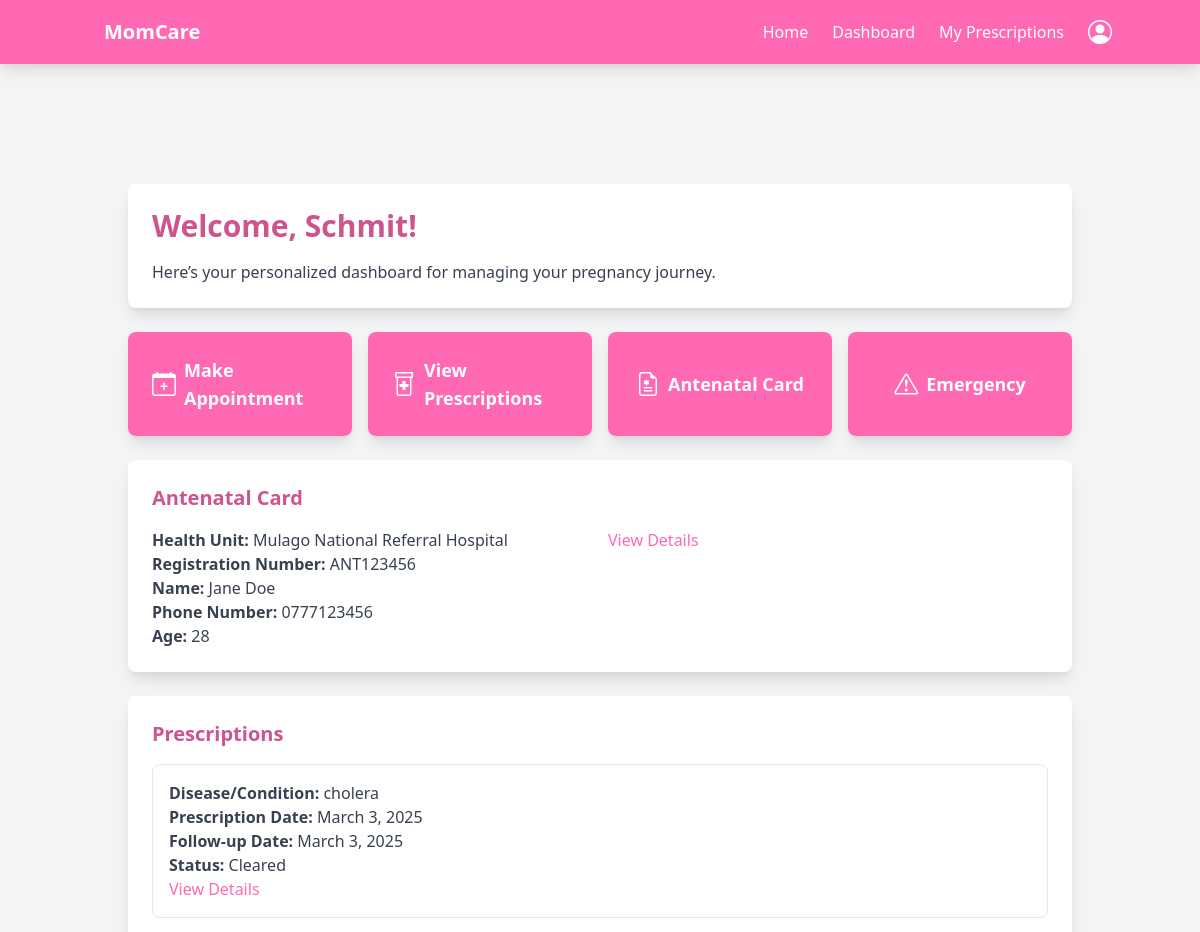
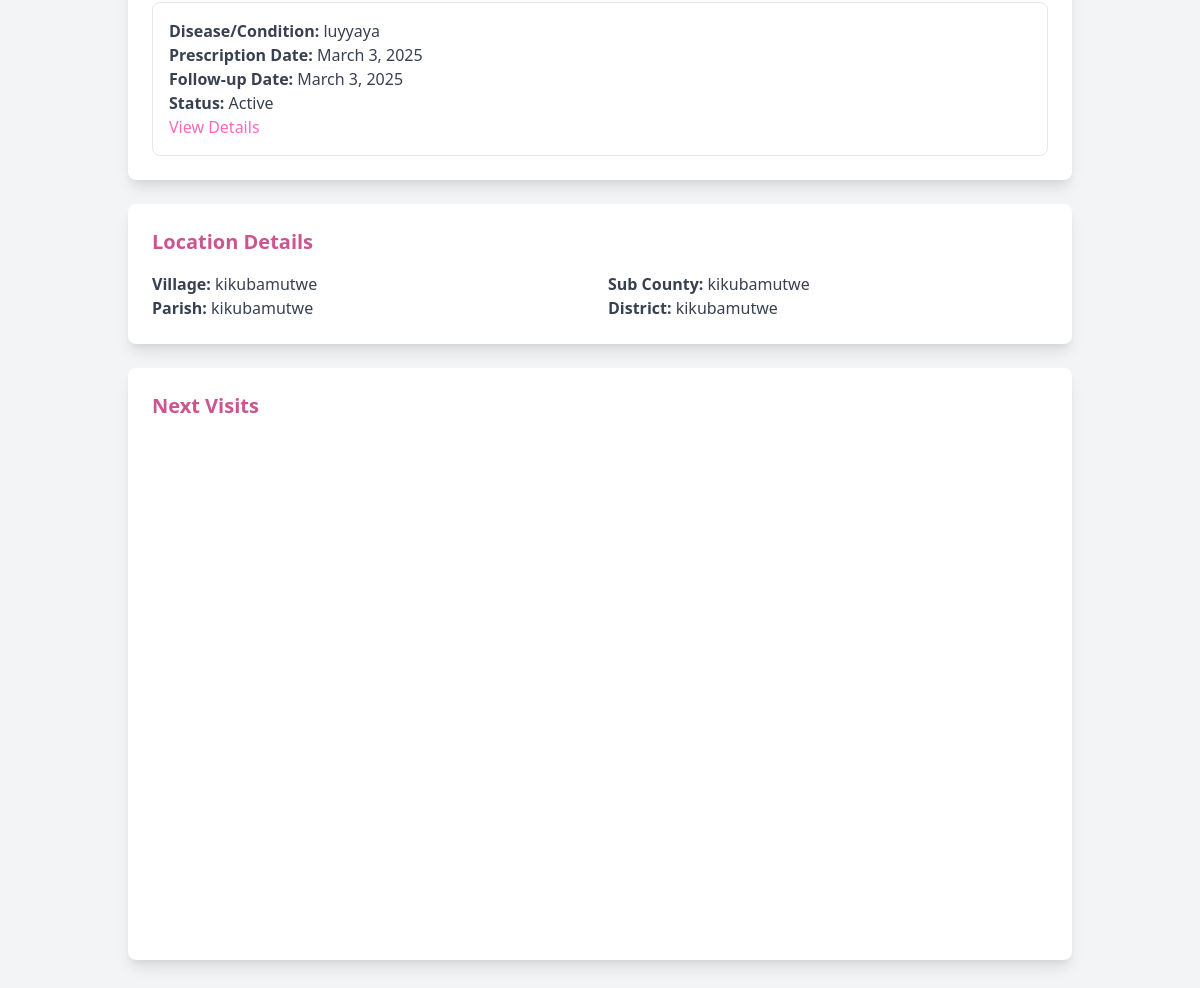
Screenshot of /patient_dashboard/ (signed in) with the database file from the repository (2 pictures, top to bottom).
### accounts/models.py (models this page shows, shortened)
class Patient(models.Model):
    user = models.OneToOneField(User, on_delete=models.CASCADE, related_name="patient_profile")
    age = models.IntegerField(null=True, blank=True)
    home_address = models.TextField(null=True, blank=True)
    number_of_children = models.IntegerField(null=True, blank=True)
    date_of_last_period = models.DateField(null=True, blank=True)
    occupation = models.CharField(max_length=255, null=True, blank=True)
    gestational_age = models.IntegerField(null=True, blank=True)  # Weeks of pregnancy
    expected_due_date = models.DateField(null=True, blank=True)
    type_of_pregnancy = models.CharField(max_length=20, choices=[('Single', 'Single'), ('Twins', 'Twins'), ('Multiples', 'Multiples')], null=True, blank=True)
    previous_pregnancies = models.IntegerField(null=True, blank=True)
    delivery_history = models.TextField(null=True, blank=True)
    high_risk_factors = models.TextField(null=True, blank=True)
    fetal_health = models.TextField(null=True, blank=True)
    pre_existing_conditions = models.TextField(null=True, blank=True)
    previous_surgeries = models.TextField(null=True, blank=True)
    current_medications = models.TextField(null=True, blank=True)
    allergies = models.TextField(null=True, blank=True)
    blood_type = models.CharField(max_length=5, null=True, blank=True)
    family_medical_history = models.TextField(null=True, blank=True)
    diet_preferences = models.TextField(null=True, blank=True)
    exercise_level = models.TextField(null=True, blank=True)
    smoking_alcohol_drug_use = models.TextField(null=True, blank=True)
    mental_health_status = models.TextField(null=True, blank=True)

class User(AbstractBaseUser, PermissionsMixin):
    username = models.CharField(max_length=150, unique=True)
    first_name = models.CharField(max_length=150)
    last_name = models.CharField(max_length=150)
    email = models.EmailField(unique=True)
    date_of_birth = models.DateField(null=True, blank=True)
    nin = models.CharField(max_length=20, unique=True, null=True, blank=True)
    marital_status = models.CharField(
        max_length=20,
        choices=[('Single', 'Single'), ('Married', 'Married')],
        null=True, blank=True
    )
    contact = models.CharField(max_length=15, null=True, blank=True)
    health_insurance_details = models.TextField(null=True, blank=True)
    government_scheme_eligibility = models.TextField(null=True, blank=True)
    is_doctor = models.BooleanField(default=False)
    is_patient = models.BooleanField(default=False)
    is_hospital = models.BooleanField(default=False)
    is_active = models.BooleanField(default=True)
    is_staff = models.BooleanField(default=False)
    created_at = models.DateTimeField(default=timezone.now)
    updated_at = models.DateTimeField(auto_now=True)
    objects = CustomUserManager()
    USERNAME_FIELD = 'username'
    REQUIRED_FIELDS = ['first_name', 'last_name', 'email']

class Location(models.Model):
    user = models.OneToOneField(User, on_delete=models.CASCADE, related_name="location")
    village = models.CharField(max_length=255, null=True, blank=True)
    parish = models.CharField(max_length=255, null=True, blank=True)
    sub_county = models.CharField(max_length=255, null=True, blank=True)
    district = models.CharField(max_length=255, null=True, blank=True)
    address = models.TextField(null=True, blank=True)  # Generic address field

### antenental/models.py (models this page shows, shortened)
class AntenatalCard(models.Model):
    user = models.ForeignKey(User, on_delete=models.CASCADE)  # Links to the registered patient
    health_unit = models.CharField(max_length=255)  # Health facility name
    reg_no = models.CharField(max_length=100, unique=True)  # Unique registration number
    name = models.CharField(max_length=255)  # Patient's full name
    nin = models.CharField(max_length=20, unique=True, null=True, blank=True)  # National ID Number
    phone_no = models.CharField(max_length=15)
    age = models.IntegerField()
    village = models.CharField(max_length=255)
    parish = models.CharField(max_length=255)
    sub_county = models.CharField(max_length=255)
    district = models.CharField(max_length=255)
    occupation = models.CharField(max_length=255)
    religion = models.CharField(max_length=100, null=True, blank=True)
    education_level = models.CharField(max_length=100, null=True, blank=True)
    tribe = models.CharField(max_length=100, null=True, blank=True)
    marital_status = models.CharField(
        max_length=20, choices=[('Single', 'Single'), ('Married', 'Married')]
    )
    next_of_kin_name = models.CharField(max_length=255)
    next_of_kin_phone = models.CharField(max_length=15)
    next_of_kin_relationship = models.CharField(max_length=100)
    next_of_kin_address = models.TextField()
    gravida = models.IntegerField()  # Number of pregnancies
    para = models.IntegerField()  # Number of deliveries after 28 weeks
    abortions = models.IntegerField()  # Number of pregnancy losses before 28 weeks
    presenting_complaints = models.TextField(null=True, blank=True)
    first_day_of_lnmp = models.DateField()  # Last Normal Menstrual Period
    edd = models.DateField()  # Estimated Due Date
    weeks_of_amenorrhea = models.IntegerField()  # Number of weeks since last period
    complications_of_pregnancy = models.TextField(null=True, blank=True)
    hospitalization = models.BooleanField(default=False)
    hospitalization_reason = models.TextField(null=True, blank=True)
    next_visit = models.DateTimeField(null=True, blank=True)  # Date and time of the next visit
    created_at = models.DateTimeField(auto_now_add=True)
    updated_at = models.DateTimeField(auto_now=True)

class Prescription(models.Model):
    patient = models.ForeignKey(User, related_name='prescriptions', on_delete=models.CASCADE)  # Links to the registered patient
    doctor = models.ForeignKey(User, related_name='prescribed_by', on_delete=models.CASCADE)  # Links to the doctor who prescribed
    disease_condition = models.CharField(max_length=255)  # Disease or condition the patient is being treated for
    prescription_date = models.DateField(default=now)  # Date the prescription was made
    follow_up_date = models.DateField()  # Latest date when the patient should have this checked
    extra_information = models.TextField(null=True, blank=True)  # Any additional information about the prescription
    cleared = models.BooleanField(default=False)  # Whether the prescription has been cleared or not
    cleared_date = models.DateTimeField(null=True, blank=True)  # Date when the prescription was cleared
    created_at = models.DateTimeField(auto_now_add=True)
    updated_at = models.DateTimeField(auto_now=True)

### accounts/views.py (the view)
# urls.py: path('patient_dashboard/', patient_dashboard, name='patient_dashboard'),
@login_required
@patient
def patient_dashboard(request):
    user = request.user
    patient = Patient.objects.filter(user=user).first()
    location = Location.objects.filter(user=user).first()
    antenatal_card = AntenatalCard.objects.filter(user=user).first()
    prescriptions = Prescription.objects.filter(patient=user).order_by('-prescription_date')
    next_visits = []
    if antenatal_card and antenatal_card.next_visit:
        next_visits.append({
            'title': antenatal_card.name,
            'start': antenatal_card.next_visit.isoformat(),
            'allDay': True,
        })
    context = {
    'patient': patient,
    'location': location,
    'antenatal_card': antenatal_card,
    'prescriptions': prescriptions,
    'next_visits': json.dumps(next_visits, cls=DjangoJSONEncoder),  # Serialize to JSON
}
    return render(request, 'dashboards/patient_dashboard.html', context)

### templates/dashboards/patient_dashboard.html (shortened to what this page needs)
{% extends 'base.html' %}
{% load static %}
{% block content %}
<main class="mt-16 sm:mt-20 min-h-screen p-4 sm:p-6 bg-gray-100">
    <div class="container mx-auto">
        <div class="bg-white p-6 rounded-lg shadow-lg mb-6">
            <h2 class="text-2xl sm:text-3xl font-bold text-hotpink-dark mb-4">Welcome, {{ patient.user.first_name }}!</h2>
            <p class="text-gray-700">Here’s your personalized dashboard for managing your pregnancy journey.</p>
        </div>
        <div class="grid grid-cols-1 sm:grid-cols-2 lg:grid-cols-4 gap-4 mb-6">
            <a href="#" class="bg-hotpink text-white p-6 rounded-lg shadow-lg hover:bg-hotpink-light transition duration-300 flex items-center justify-center">
                <i class="bi bi-calendar-plus text-2xl mr-2"></i>
                <span class="text-lg font-semibold">Make Appointment</span>
            </a>
            <a href="#prescriptions" class="bg-hotpink text-white p-6 rounded-lg shadow-lg hover:bg-hotpink-light transition duration-300 flex items-center justify-center">
                <i class="bi bi-prescription2 text-2xl mr-2"></i>
                <span class="text-lg font-semibold">View Prescriptions</span>
            </a>
            <a href="#antenatal-card" class="bg-hotpink text-white p-6 rounded-lg shadow-lg hover:bg-hotpink-light transition duration-300 flex items-center justify-center">
                <i class="bi bi-file-earmark-medical text-2xl mr-2"></i>
                <span class="text-lg font-semibold">Antenatal Card</span>
            </a>
            <a href="#" class="bg-hotpink text-white p-6 rounded-lg shadow-lg hover:bg-hotpink-light transition duration-300 flex items-center justify-center">
                <i class="bi bi-exclamation-triangle text-2xl mr-2"></i>
                <span class="text-lg font-semibold">Emergency</span>
            </a>
        </div>
        <div id="antenatal-card" class="bg-white p-6 rounded-lg shadow-lg mb-6">
            <h3 class="text-xl font-semibold text-hotpink-dark mb-4">Antenatal Card</h3>
            {% if antenatal_card %}
                <div class="grid grid-cols-1 sm:grid-cols-2 gap-4">
                    <div>
                        <p class="text-gray-700"><strong>Health Unit:</strong> {{ antenatal_card.health_unit }}</p>
                        <p class="text-gray-700"><strong>Registration Number:</strong> {{ antenatal_card.reg_no }}</p>
                        <p class="text-gray-700"><strong>Name:</strong> {{ antenatal_card.name }}</p>
                        <p class="text-gray-700"><strong>Phone Number:</strong> {{ antenatal_card.phone_no }}</p>
                        <p class="text-gray-700"><strong>Age:</strong> {{ antenatal_card.age }}</p>
                    </div>
                    <div>
                        <a href="{% url 'antenatal_card_details' antenatal_card.id %}" class="text-hotpink hover:text-hotpink-light">View Details</a>
                    </div>
                </div>
            {% else %}
                <p class="text-gray-700">No antenatal card found. Please contact your healthcare provider.</p>
            {% endif %}
        </div>
        <div id="prescriptions" class="bg-white p-6 rounded-lg shadow-lg mb-6">
            <h3 class="text-xl font-semibold text-hotpink-dark mb-4">Prescriptions</h3>
            {% if prescriptions %}
                <div class="space-y-4">
                    {% for prescription in prescriptions %}
                        <div class="p-4 border border-gray-200 rounded-lg">
                            <p class="text-gray-700"><strong>Disease/Condition:</strong> {{ prescription.disease_condition }}</p>
                            <p class="text-gray-700"><strong>Prescription Date:</strong> {{ prescription.prescription_date }}</p>
                            <p class="text-gray-700"><strong>Follow-up Date:</strong> {{ prescription.follow_up_date }}</p>
                            <p class="text-gray-700"><strong>Status:</strong> {% if prescription.cleared %}Cleared{% else %}Active{% endif %}</p>
                            <a href="{% url 'prescription_details' prescription.id %}" class="text-hotpink hover:text-hotpink-light">View Details</a>
                        </div>
                    {% endfor %}
                </div>
            {% else %}
                <p class="text-gray-700">No prescriptions found.</p>
            {% endif %}
        </div>
        <div class="bg-white p-6 rounded-lg shadow-lg mb-6">
            <h3 class="text-xl font-semibold text-hotpink-dark mb-4">Location Details</h3>
            {% if location %}
                <div class="grid grid-cols-1 sm:grid-cols-2 gap-4">
                    <div>
                        <p class="text-gray-700"><strong>Village:</strong> {{ location.village }}</p>
                        <p class="text-gray-700"><strong>Parish:</strong> {{ location.parish }}</p>
                    </div>
                    <div>
                        <p class="text-gray-700"><strong>Sub County:</strong> {{ location.sub_county }}</p>
                        <p class="text-gray-700"><strong>District:</strong> {{ location.district }}</p>
                    </div>
                </div>
            {% else %}
                <p class="text-gray-700">No location details found. Please update your profile.</p>
            {% endif %}
        </div>
        <div class="bg-white p-6 rounded-lg shadow-lg">
            <h3 class="text-xl font-semibold text-hotpink-dark mb-4">Next Visits</h3>
            <div id="calendar"></div>
        </div>
    </div>
</main>
<link href="https://cdn.jsdelivr.net/npm/fullcalendar@5.11.3/main.min.css" rel="stylesheet">
{% endblock %}

### templates/base.html (style rules this page uses)
.bg-hotpink { background-color: #FF69B4; }
.text-hotpink { color: #FF69B4; }
.text-hotpink-dark { color: #cc548f; }

### templates/dashboards/patient_dashboard.html (style rules this page uses)
#calendar { max-width: 100%; margin: 0 auto; height: 500px; }

### rows the page displays
Patient: user.first_name "Schmit"
AntenatalCard: health_unit "Mulago National Referral Hospital", reg_no "ANT123456", name "Jane Doe", phone_no "0777123456", age "28"
Prescription: disease_condition "cholera", prescription_date "March 3, 2025", follow_up_date "March 3, 2025", cleared "Cleared"
Prescription: disease_condition "luyyaya", prescription_date "March 3, 2025", follow_up_date "March 3, 2025", cleared "Active"
Location: village "kikubamutwe", parish "kikubamutwe", sub_county "kikubamutwe", district "kikubamutwe"
